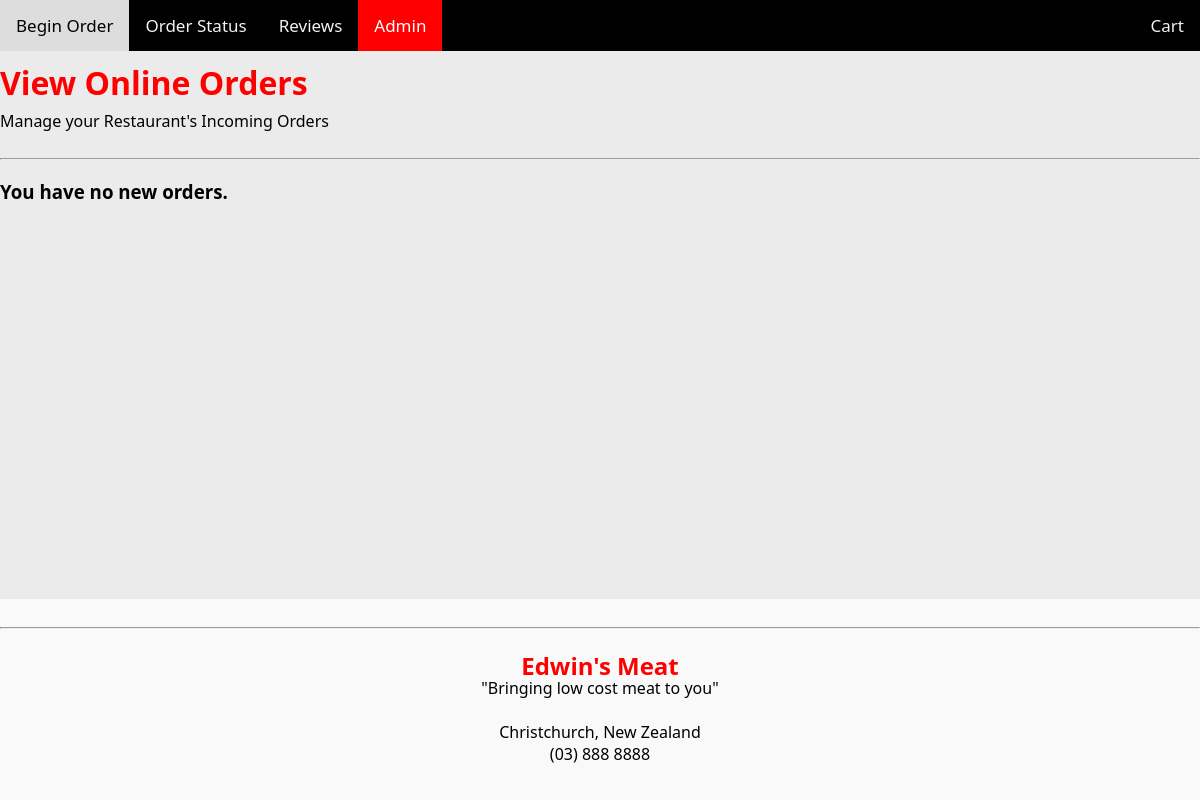
/admin, run on an earlier commit of the app's database.
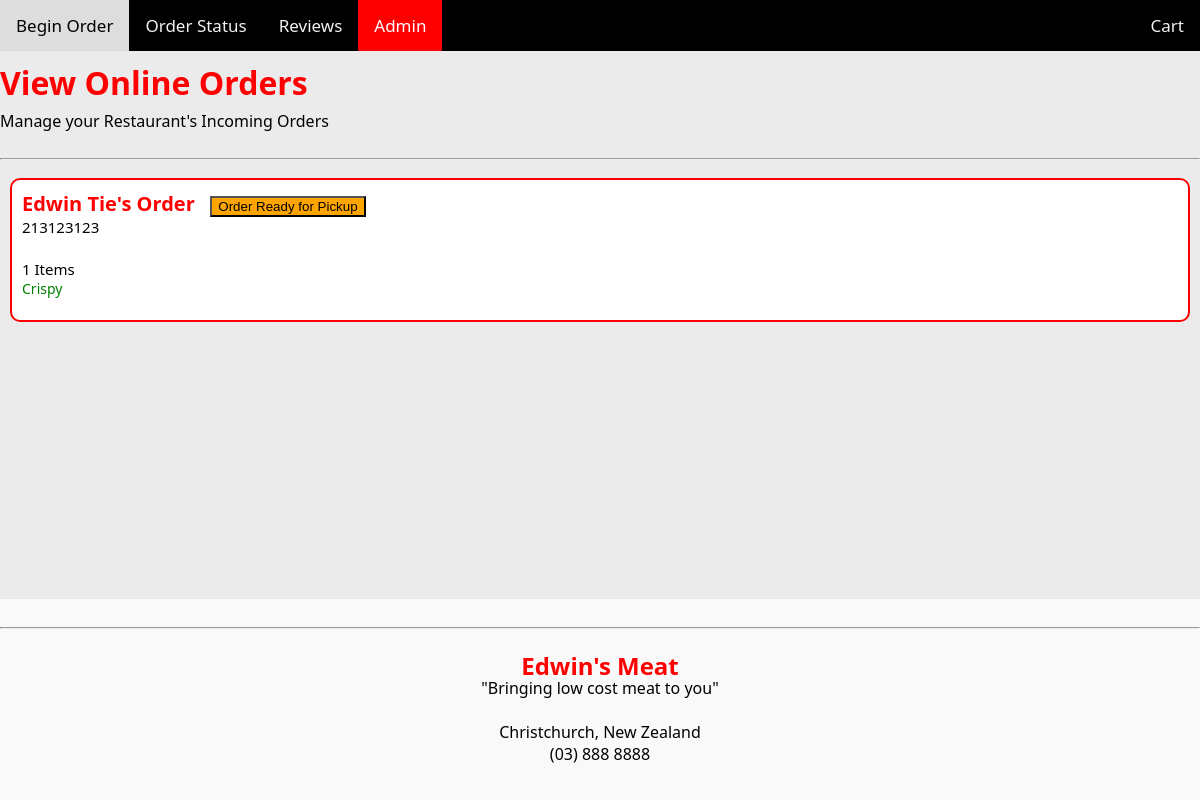
And on a later commit of the database.
### tables this page shows
CREATE TABLE Orders (orderid INTEGER PRIMARY KEY AUTOINCREMENT, firstname TEXT, lastname TEXT, phonenumb TEXT, foodlist, status TEXT);

CREATE TABLE fooditems (food_id INTEGER PRIMARY KEY AUTOINCREMENT, category REFERENCES categories (cat_id), food_name TEXT, cost NUMERIC, image TEXT, description TEXT);

### routes.py (the view, shortened to what this page needs)
@app.route("/admin", methods=["GET", "POST"])
def admin():
    conn, cur = get_db_connection()
    cur.execute('SELECT * FROM Orders')
    results = cur.fetchall()
    cur.execute('SELECT * FROM fooditems')
    foods = cur.fetchall()
    return render_template("admin.html", order=results, foods=foods)

### routes.py (called while the page is built)
def get_db_connection():
    conn = sqlite3.connect('data.db')
    cur = conn.cursor()
    return conn, cur

@app.template_filter('to_dict')
def to_dict(my_string):
    return json.loads(my_string)

### templates/admin.html (shortened to what this page needs)
{% extends "layout.html" %}
{% block content %}
<div class="admin_wrpr">
    <h1>View Online Orders</h1>
    <p>Manage your Restaurant's Incoming Orders</p>
    <hr>
    {% if not order %}
    <h3>You have no new orders.</h3>
    <br>
    {% endif %}
    {% if order %}
    <div input="submit" class="grid-admin">
        {% for i in order %}
        {% set order_dict = i[4] | to_dict %}
        <div class="grid-food" data-food-id="{{ i[0] }}">
            <span class="contents">
                <div class="fooditerationtitle"> {{i[1]}} {{i[2]}}'s Order</div>
                <div class="foodpricecart"> {{i[3]}}</div>
                <br>
                <div class="foodpricecart"> {{order_dict |count}} Items </div>
                {% for fooditeration in order_dict %}
                {% for literalfood in foods %}
                {% if literalfood[0] | string == fooditeration %}
                <div class="fooditeration"> {{literalfood[2]}} </div>
                {% endif %}
                {% endfor %}
                {% endfor %}
                <br>
            </span>
            {% if i[5] == "ready" %}
            <form id="pickedup" action="/admin" method='POST'>
                <button name="pickedup" value='{{i[0]}}' class="adminbtn3">Order Picked Up</button>
            </form>
            {% elif i[5] == "progress" %}
            <form id="readypickup" action="/admin" method='POST'>
                <button name="readypickup" value='{{i[0]}}' class="adminbtn3">Order Ready for Pickup</button>
            </form>
            {% endif %}
        </div>
        {% endfor %}
    </div>
    {% endif %}
    {% endblock %}

### templates/layout.html (shortened to what this page needs)
<!DOCTYPE html>
<html>
<head>
    <link rel="stylesheet" href="/static/css/style.css">
</head>
<body>
    <nav>
        {% include "nav.html" %}
    </nav>
    <div class="content-wrapper">
    <main>
        {% block content %}{% endblock %}
    </main>
</div>
    <footer>
        {% include "footer.html" %}
    </footer>
</body>
</html>

### templates/nav.html
<div class="topnav">
     <a href="/" class="{{ 'active' if request.path == '/' else '' }}">Begin Order</a>
     <a href="/orderstatus" class="{{ 'active' if request.path == '/orderstatus' else '' }}">Order Status</a>
     <a href="/reviews" class="{{ 'active' if request.path == '/reviews' else '' }}">Reviews</a>
     <a href="/admin" class="{{ 'active' if request.path == '/admin' else '' }}">Admin</a>
     <a href="/cart" class="{{ 'active' if request.path == '/cart' else '' }}" style="float: right;">Cart</a>
</div>

### templates/footer.html
<div class="footer">
    <hr>
    <h2>Edwin's Meat</h2>
    <p>"Bringing low cost meat to you"</p>
    <br>
    <p>Christchurch, New Zealand</p>
    <p>(03) 888 8888</p>
</div>

### static/css/style.css (style rules this page uses)
body { font-family: 'Segoe UI', Tahoma, Geneva, Verdana, sans-serif; background-color: rgb(235, 235, 235); color: #000000; }
.admin_wrpr { max-width: 1200px; margin: 0px auto; }
.topnav { max-width: 1200px; background-color: black; overflow: hidden; margin: 0px auto; }
.topnav a { float:left; color: #f2f2f2; text-align: center; padding: 14px 16px; text-decoration: none; font-size: 17px; }
.topnav a.active { background-color: red; color: white; }
body { display: flex; flex-direction: column; min-height: 100vh; margin: 0; }
.content-wrapper { flex: 1; }
.footer { text-align: center; padding: 20px 0; background-color: #f9f9f9; }
.footer h2 { color: red; margin-bottom: 10px; }
.footer p { color: black; margin-bottom: 5px; }
h1 { color:red; margin-top: 10px; }
p { margin-top: -15px; padding-bottom: 10px; }
.grid-admin { display: grid; grid-template-columns: 1fr; gap: 10px; padding: 10px; }
.grid-admin>div { display: flex; background-color: rgba(255, 255, 255); text-align: left; padding: 0 0; border-radius: 10px; border: 2px solid red; }
.foodpricecart { color: black; font-size: 15px; align-self: center; padding-left: 10px; display: flex; }
.fooditeration { color: green; font-size: 14px; padding-left: 10px; }
.fooditerationtitle { padding-top: 10px; color: red; font-size: 20px; padding-left: 10px; font-weight: bold; }
.adminbtn3 { display:flex; margin-left: 10%; margin-top: 10%; width:100%; background-color: orange; color: black; z-index:10; }

What changed in the data, as far as the page shows it:
added Orders: firstname "Edwin", lastname "Tie", phonenumb "213123123", order_dict "1", {{ i[0] }} 88 (drawn)
now on this page (row unchanged): fooditems: food_name "Crispy"
Also different on the page:
text no longer shown: "You have no new orders."
